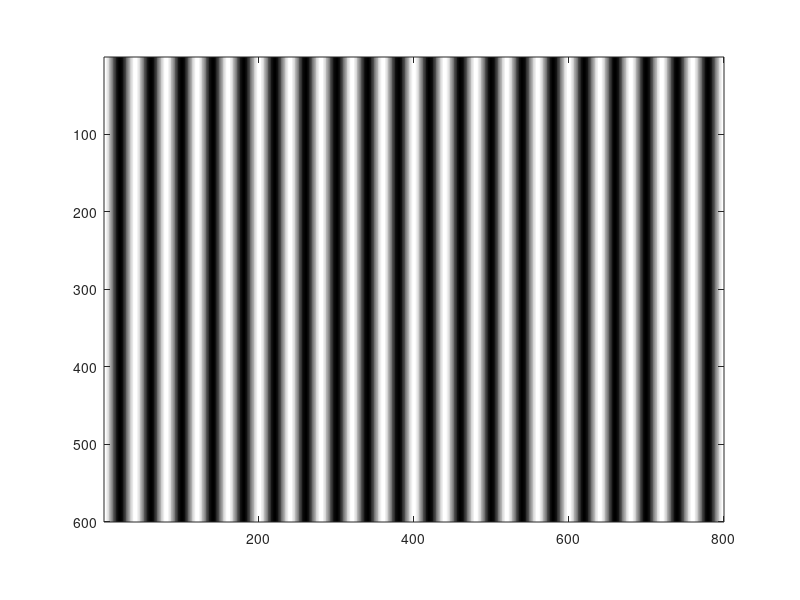

MATLAB code for this plot: (Note: this script raises an error after producing the figure.)
%% Programa para generar franjas mediante Phase shifting
% Se generan las franjas y se utiliza la funcion fullscreen()
% para mandar a pantalla completa en el proyector.

% Anadir al path el DIPUM toolbox para usar la funcion de regiongrow
if isunix
    addpath fullscreen/
elseif ispc
    addpath fullscreen\
end

%% Generacion de franjas para recuperacion mediante Phase shifting

% Funcion para normalizar los valores de una matriz entre [0 1]
% normalize = @(x) (x+abs(min(x(:))))./max(max((x+abs(min(x(:))))));

Ncol = 800;
Mrow = 600;

% A = normalize(membrane);
% L = membrane;

% L = imresize(L,[Ncol Ncol]);
% L = L+abs(min(L(:)));
% L = L./max(L(:));
% Lphi = L*2*pi;


% Contraste de las franjas
A = 255;
% Intensidad fondo continuo
% I_0 = 30/255*ones(Ncol);
% I_0 = 255*imnoise(I_0,'speckle');

% frecuencia espacial media de las franjas
f_0 = 20;
% fase inicial de las franjas
phi_0 = 0;

[X,Y] = meshgrid(linspace(0,1,Ncol),linspace(0,1,Mrow));

% Lazo for para generar las cuatro imagenes
phi_i = linspace(pi/2,2*pi,4);

Ipr = cell(1,4);

for k=1:4,
%     I_0 = 30/255*ones(Ncol);
%     I_0 = 255*imnoise(I_0,'speckle',0.01);
    Ipr{k} = (A*cos(2*pi*f_0*X+phi_0+phi_i(k)));
    Ipr{k} = ((((Ipr{k} + abs(min(Ipr{k}(:)))))));
    Ipr{k} =uint8(Ipr{k}/max(Ipr{k}(:))*255);
%     Iobj{k} = I_0 + A*cos(2*pi*f_0*X+phi_0+phi_i(k)+Lphi);
     figure(100),imagesc(Ipr{k});
%     figure(100),imagesc(Iobj{k});
    colormap gray; axis image;
    pause(0.5)
end

%%

 %M = im2uint8(rand(600,800)); 
% M = repmat(M,[1 1 3]);
for k=1:numel(phi_i),
    M = repmat(Ipr{k},[1 1 3]);
    fullscreen(M,1);
    pause;
%     trigger(vid);
end
%%
closescreen;
